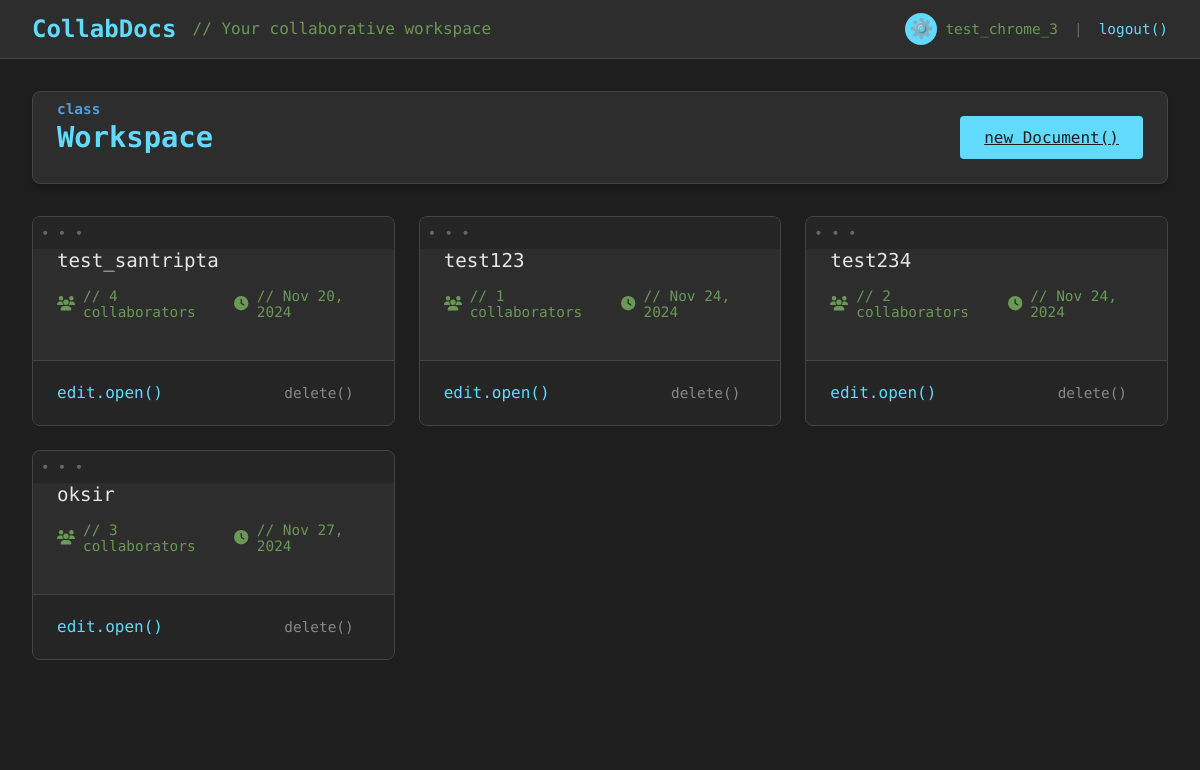
Screenshot of / (signed in) with the database file from the repository.
### editor/models.py (models this page shows, shortened)
class Document(models.Model):
    title = models.CharField(max_length=255)
    content = models.TextField(blank=True, default='')  # Store the document content as JSON
    collaborators = models.ManyToManyField(User, related_name='documents')
    created_at = models.DateTimeField(auto_now_add=True)
    updated_at = models.DateTimeField(auto_now=True)

### editor/views.py (the view)
# urls.py: path('', views.document_list, name='document_list'),
@login_required
def document_list(request):
    documents = Document.objects.filter(collaborators=request.user)
    return render(request, 'document_list.html', {'documents': documents})

### templates/document_list.html (shortened to what this page needs)
{% extends 'base.html' %}
{% block content %}
<div class="dashboard-container">
    <div class="dashboard-header">
        <h2 class="dashboard-title">Workspace</h2>
        <a href="{% url 'document_create' %}" class="btn-create">
            new Document()
        </a>
    </div>
    {% if documents %}
    <div class="documents-grid">
        {% for document in documents %}
        <div class="document-card">
            <div class="document-content">
                <a href="{% url 'document_edit' document.pk %}" class="document-title">
                    {{ document.title }}
                </a>
                <div class="document-stats">
                    <span class="stat-item">
                        <i class="fas fa-users"></i>
                        // {{ document.collaborators.count }} collaborators
                    </span>
                    <span class="stat-item">
                        <i class="fas fa-clock"></i>
                        // {{ document.updated_at|date:"M d, Y" }}
                    </span>
                </div>
            </div>
            <div class="document-actions">
                <a href="{% url 'document_edit' document.pk %}" class="btn-edit">
                    edit.open()
                </a>
                <form action="{% url 'document_delete' document.pk %}" method="post" style="margin: 0;">
                    <button type="submit" class="btn-delete" onclick="return confirm('Are you sure you want to delete this document?');">
                        delete()
                    </button>
                </form>
            </div>
        </div>
        {% endfor %}
    </div>
    {% else %}
    <div class="empty-state">
        <h3>// Workspace is empty</h3>
        <p>Initialize your first document to begin</p>
    </div>
    {% endif %}
</div>
{% endblock %}

### templates/base.html (shortened to what this page needs)
{% load static %}
<!DOCTYPE html>
<html lang="en">
<head>
</head>
<body>
    <header>
        <div class="brand-section">
            <a href="{% url 'document_list' %}" class="brand-name">CollabDocs</a>
            {% if user.is_authenticated %}
            <span style="color: #6a9955">// Your collaborative workspace</span>
            {% endif %}
        </div>
        <div class="user-section">
            {% if user.is_authenticated %}
                <div class="user-info">
                    <div class="user-avatar" id="userAvatar"></div>
                    <span>{{ user.username }}</span>
                    <div class="separator">|</div>
                    <form action="{% url 'logout' %}" method="post" style="display: inline;">
                        <button type="submit" class="logout-btn">logout()</button>
                    </form>
                </div>
            {% else %}
                <div class="auth-links">
                    <a href="{% url 'login' %}">login()</a>
                    <div class="separator" style="display: inline;">|</div>
                    <a href="{% url 'register' %}">register()</a>
                </div>
            {% endif %}
        </div>
    </header>
    <main>
        {% block content %}{% endblock %}
    </main>
</body>
</html>

### templates/base.html (style rules this page uses)
body, html { margin: 0; padding: 0; background-color: #1e1e1e; color: #e6e6e6; font-family: 'Fira Code', monospace; }
header { background-color: #2d2d2d; padding: 0.8rem 2rem; border-bottom: 1px solid #444; display: flex; justify-content: space-between; align-items: center; }
.brand-section { display: flex; align-items: center; gap: 1rem; }
.brand-name { color: #61dafb; margin: 0; font-size: 1.5rem; font-weight: 600; text-decoration: none; }
.user-section { display: flex; align-items: center; gap: 1rem; }
.user-avatar { width: 32px; height: 32px; border-radius: 50%; background: #61dafb; display: flex; align-items: center; justify-content: center; font-size: 1.2rem; cursor: pointer; transition: transform 0.2s ease; }
.user-info { display: flex; align-items: center; gap: 0.5rem; color: #e6e6e6; font-size: 0.9rem; }
.user-info span { color: #6a9955; }
.auth-links a, .logout-btn { color: #61dafb; text-decoration: none; background: none; border: none; padding: 0; font: inherit; cursor: pointer; font-size: 0.9rem; }
main { min-height: calc(100vh - 60px); }
.separator { color: #666; margin: 0 0.5rem; }

### templates/document_list.html (style rules this page uses)
.dashboard-container { min-height: calc(100vh - 180px); padding: 2rem; background-color: #1e1e1e; font-family: 'Fira Code', monospace; }
.dashboard-header { display: flex; justify-content: space-between; align-items: center; margin-bottom: 2rem; padding: 1.5rem; background: #2d2d2d; border-radius: 8px; border: 1px solid #444; box-shadow: 0 4px 6px rgba(0, 0, 0, 0.2); }
.dashboard-title { color: #61dafb; font-size: 1.8rem; margin: 0; position: relative; display: inline-block; }
.dashboard-title::before { content: 'class'; position: absolute; top: -1.2rem; left: 0; font-size: 0.9rem; color: #569cd6; }
.documents-grid { display: grid; grid-template-columns: repeat(auto-fill, minmax(300px, 1fr)); gap: 1.5rem; margin-top: 1.5rem; }
.document-card { background: #2d2d2d; border-radius: 8px; overflow: hidden; transition: all 0.3s ease; position: relative; border: 1px solid #444; }
.document-card::before { content: '• • •'; position: absolute; top: 0; left: 0; padding: 8px; color: #666; font-size: 14px; background: #252525; width: 100%; }
.document-content { padding: 2rem 1.5rem 1.5rem; }
.document-title { color: #e6e6e6; font-size: 1.2rem; font-weight: 500; margin-bottom: 1rem; display: block; text-decoration: none; }
.document-stats { display: flex; gap: 1rem; margin-bottom: 1rem; font-size: 0.9rem; color: #6a9955; }
.stat-item { display: flex; align-items: center; gap: 0.5rem; }
.document-actions { display: flex; justify-content: space-between; align-items: center; padding: 1rem 1.5rem; background: #252525; border-top: 1px solid #444; }
.btn-create { background: #61dafb; color: #1e1e1e; border: none; padding: 0.75rem 1.5rem; border-radius: 4px; font-weight: 500; font-family: 'Fira Code', monospace; transition: all 0.3s ease; }
.btn-edit { color: #61dafb; text-decoration: none; font-weight: 500; transition: color 0.2s; }
.btn-delete { background: transparent; color: #888; border: none; font-size: 0.9rem; transition: all 0.2s; padding: 0.5rem 1rem; border-radius: 4px; font-family: 'Fira Code', monospace; }

### rows the page displays
Document: title "test_santripta", collaborators.count "4", updated_at "Nov 20, 2024"
Document: title "test123", collaborators.count "1", updated_at "Nov 24, 2024"
Document: title "test234", collaborators.count "2", updated_at "Nov 24, 2024"
Document: title "oksir", collaborators.count "3", updated_at "Nov 27, 2024"

### other values shown
{{ user.username }} "test_chrome_3"
